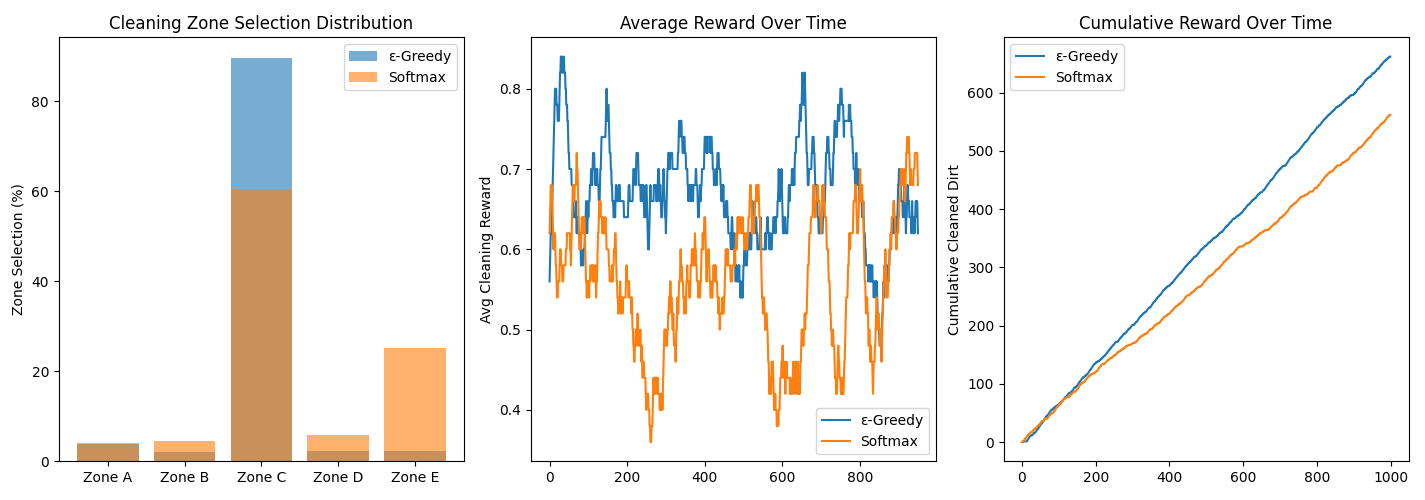

Python code for this plot:
import numpy as np
import matplotlib.pyplot as plt

# Zone labels
zones = ["Zone A", "Zone B", "Zone C", "Zone D", "Zone E"]

# Simulated true dirt probabilities (hidden from agent)
true_dirt_probs = [0.1, 0.3, 0.7, 0.2, 0.5]  # Zone C is dirtiest

# Simulate cleaning success (reward = 1 if dirty)
def simulate_cleaning(zone):
    return 1 if np.random.rand() < true_dirt_probs[zone] else 0

# ε-Greedy strategy
def epsilon_greedy(epsilon=0.1, episodes=1000):
    Q = np.zeros(len(zones))
    N = np.zeros(len(zones))
    rewards = []
    zone_counts = np.zeros(len(zones))

    for t in range(episodes):
        if np.random.rand() < epsilon:
            zone = np.random.randint(len(zones))  # Explore
        else:
            zone = np.argmax(Q)  # Exploit best known

        reward = simulate_cleaning(zone)

        N[zone] += 1
        Q[zone] += (reward - Q[zone]) / N[zone]
        rewards.append(reward)
        zone_counts[zone] += 1

    return Q, zone_counts, rewards

# Softmax strategy
def softmax_strategy(tau=0.2, episodes=1000):
    Q = np.zeros(len(zones))
    N = np.zeros(len(zones))
    rewards = []
    zone_counts = np.zeros(len(zones))

    for t in range(episodes):
        exp_q = np.exp(Q / tau)
        probs = exp_q / np.sum(exp_q)

        zone = np.random.choice(len(zones), p=probs)
        reward = simulate_cleaning(zone)

        N[zone] += 1
        Q[zone] += (reward - Q[zone]) / N[zone]
        rewards.append(reward)
        zone_counts[zone] += 1

    return Q, zone_counts, rewards

# Run simulations
np.random.seed(42)
episodes = 1000

eg_q, eg_counts, eg_rewards = epsilon_greedy(epsilon=0.1, episodes=episodes)
sm_q, sm_counts, sm_rewards = softmax_strategy(tau=0.2, episodes=episodes)

# Print results
print("\n=== Epsilon -Greedy Results ===")
print("Estimated Q-values:", list(zip(zones, np.round(eg_q, 3))))
print("Zone Selections:", list(zip(zones, eg_counts.astype(int))))
print("Total Reward (Cleaned Dirt):", int(np.sum(eg_rewards)))

print("\n=== Softmax Results ===")
print("Estimated Q-values:", list(zip(zones, np.round(sm_q, 3))))
print("Zone Selections:", list(zip(zones, sm_counts.astype(int))))
print("Total Reward (Cleaned Dirt):", int(np.sum(sm_rewards)))

# Plotting results
def moving_average(data, window=50):
    return np.convolve(data, np.ones(window)/window, mode='valid')

plt.figure(figsize=(15, 5))

# Zone selection bar chart
plt.subplot(1, 3, 1)
plt.bar(zones, eg_counts / episodes * 100, label='ε-Greedy', alpha=0.6)
plt.bar(zones, sm_counts / episodes * 100, label='Softmax', alpha=0.6)
plt.ylabel('Zone Selection (%)')
plt.title('Cleaning Zone Selection Distribution')
plt.legend()

# Average reward over time
plt.subplot(1, 3, 2)
plt.plot(moving_average(eg_rewards), label='ε-Greedy')
plt.plot(moving_average(sm_rewards), label='Softmax')
plt.ylabel('Avg Cleaning Reward')
plt.title('Average Reward Over Time')
plt.legend()

# Cumulative reward
plt.subplot(1, 3, 3)
plt.plot(np.cumsum(eg_rewards), label='ε-Greedy')
plt.plot(np.cumsum(sm_rewards), label='Softmax')
plt.ylabel('Cumulative Cleaned Dirt')
plt.title('Cumulative Reward Over Time')
plt.legend()

plt.tight_layout()
plt.show()
